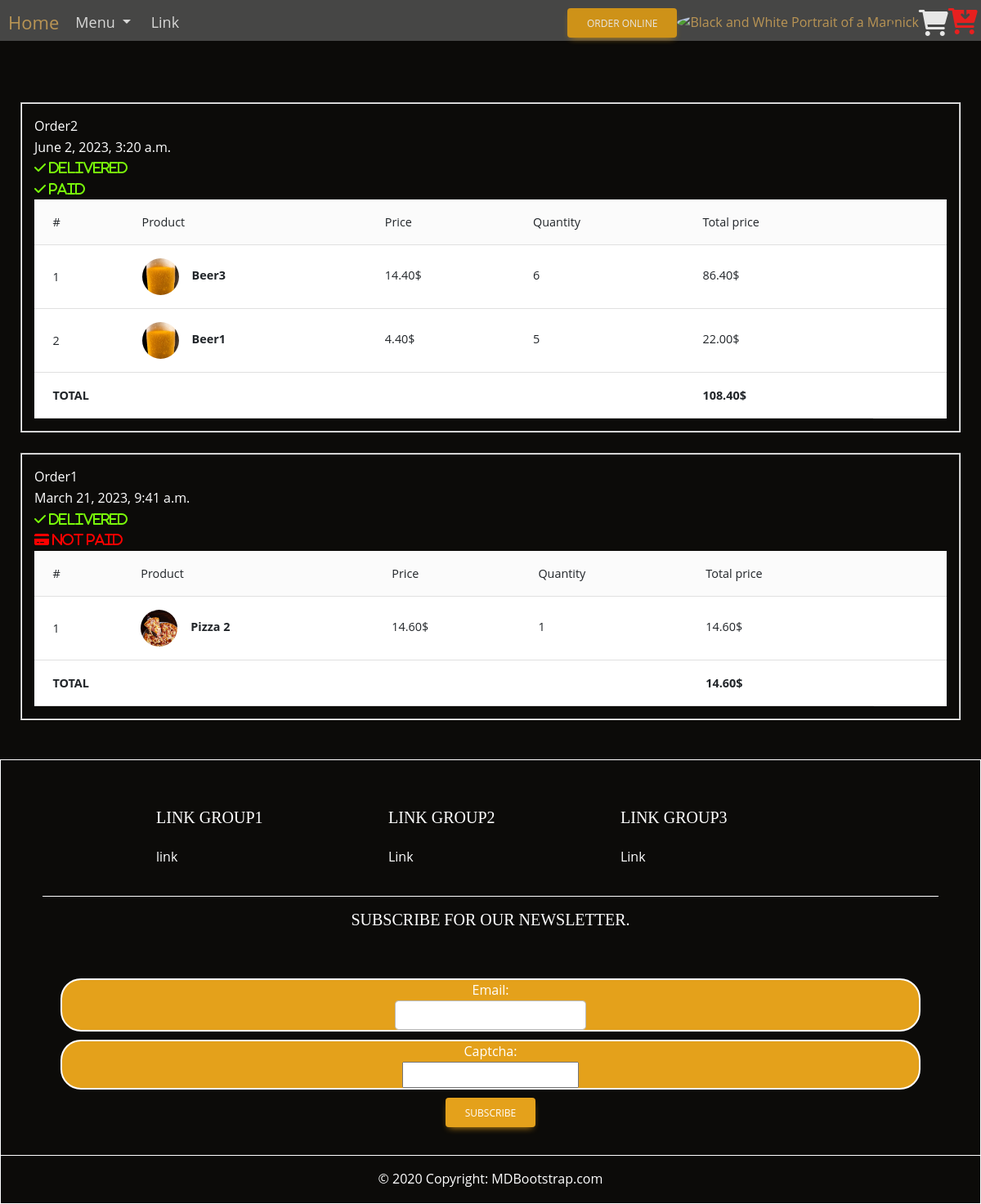
Screenshot of /cart/orders (signed in) with the database file from the repository.
### cart/models.py (models this page shows, shortened)
class Order(models.Model):
    client = models.ForeignKey(User, on_delete=models.SET_NULL, null=True)
    email = models.EmailField(max_length=50)
    address = models.CharField(max_length=250)
    created_at = models.DateTimeField(auto_now_add=True)
    updated_at = models.DateTimeField(auto_now=True)
    is_delivered = models.BooleanField(default=False)
    is_paid = models.BooleanField(default=False)
    def get_total_cost(self):
        return sum(item.get_cost() for item in self.order_items.all())
    class Meta:
        ordering = ('-created_at',)

class OrderItem(models.Model):
    order = models.ForeignKey(Order, related_name='order_items', on_delete=models.CASCADE)
    product = models.ForeignKey(MenuPosition, related_name='products_in_order', on_delete=models.CASCADE)
    price = models.DecimalField(max_digits=10, decimal_places=2)
    quantity = models.PositiveIntegerField()
    def get_cost(self):
        return self.price * self.quantity

### app_sportbar/models.py (models this page shows, shortened)
class MenuPosition(models.Model):
    title = models.CharField(max_length=50)
    description = models.CharField( max_length=150, blank=True)
    price = models.DecimalField( max_digits=5, decimal_places=2)
    category =models.ForeignKey(Category, on_delete=models.CASCADE)
    image = models.ImageField(upload_to='images/%Y/%m/%d', max_length=100, blank=True)

### cart/views.py (the view)
# urls.py: path('orders', OrdersList.as_view(), name='orders_list'),
class OrdersList(ListView):
    model = Order
    def get_queryset(self):
        return Order.objects.filter(client=self.request.user)

### app_sportbar/forms.py
class SubscriptionForm(forms.ModelForm):
    captcha = CaptchaField()
    class Meta:
        model = SubscriptionContact
        fields= ['email']
        widgets = {
            'email':forms.EmailInput(attrs={'id':'form5Example21', 'class':'form-control'}),'captcha':forms.TextInput(attrs={'class':'form-control'})
        }

### app_sportbar/models.py (called while the page is built)
    def get_absolute_url(self):
        return reverse('category', kwargs={'slug': self.slug})

### app_sportbar/templatetags/custom_tags.py (called while the page is built)
@register.inclusion_tag('navbar.html')
def show_navbar(request_user):
    categories = Category.objects.all()
    return {'categories':categories, 'request_user':request_user}

@register.inclusion_tag('app_sportbar/form_template.html')
def show_form(form, button_text, form_action=''):
    return {'form':form, 'button_text':button_text, 'form_action':form_action}

@register.filter
def get_url(form_action_url):
    if form_action_url:
        return reverse(form_action_url)
    else:
        return form_action_url

@register.simple_tag()
def subscription_form():
    return SubscriptionForm()

### cart/templates/cart/order_list.html
{% extends 'base.html' %}
{% block content_base %}
{% for object in object_list %}
<div class="table-responsive" style="border: 2px white groove; margin:25px; padding: 15px;">
    <div class="class="d-flex justify-content-start">
        <div>
            Order{{object.pk}}
        </div>
        <div>
            {{object.created_at}}
        </div>
        <div>
            {% if object.is_delivered %}
            <i class="fas fa-check " style="color: rgb(121, 248, 10);"> Delivered</i>
            {% else %}
            <i class="fas fa-car-side" style="color: red;"> NOT delivered</i>
            {% endif %}
        </div>
        <div>
            {% if object.is_paid %}
            <i class="fas fa-check" style="color: rgb(121, 248, 10);"> Paid</i>
            {% else %}
            <i class="fas fa-credit-card" style="color: red;"> NOT paid</i>
            {% endif %}
        </div>
    </div>
    <table class="table align-middle mb-0 bg-white">
        <thead class="bg-light">
            <tr>
                <th>#</th>
                <th>Product</th>
                <th>Price</th>
                <th>Quantity</th>
                <th>Total price</th>
                <th></th>
            </tr>
        </thead>
        <tbody>
            {% for order_item in object.order_items.all %}
            <tr>
                <td>
                    {{forloop.counter}}
                </td>
                <td>
                    <div class="d-flex align-items-center">
                        <img src="{{order_item.product.image.url}}" alt="" style="width: 45px; height: 45px"
                            class="rounded-circle" />
                        <div class="ms-3">
                            <p class="fw-bold mb-1">{{order_item.product.title}}</p>
                        </div>
                    </div>
                </td>
                <td>
                    <p class="fw-normal mb-1">{{order_item.price}}$</p>
                </td>
                <td>
                    <p class="fw-normal mb-1">{{order_item.quantity}}</p>
                </td>
                <td>
                    <p class="fw-normal mb-1">{{order_item.get_cost}}$</p>
                </td>
                <td>
                </td>
            </tr>
            {% endfor %}
            <tr>
                <td colspan="4">
                    <b>TOTAL</b>
                </td>
                <td><b id="cart_total_cost">{{object.get_total_cost}}$</b></td>
            </tr>
        </tbody>
    </table>
</div>
{% endfor %}
{% endblock content_base %}

### templates/navbar.html (shortened to what this page needs)
<div class="nav">
  <div class="nav-header">
    <div class="nav-title">
      <a href="{% url 'home' %}">Home</a>
    </div>
  </div>
  <div class="nav-links">
    <a class="btn-primary dropdown-toggle" href="#" role="button" id="dropdownMenuLink" data-mdb-toggle="dropdown"
      aria-expanded="false">
      Menu
    </a>
    <a href="">Link</a>
  </div>
  <div id='nav-div-right'>
    <form action="{% url 'categories' %}">
      <button type="submit" class="btn btn-warning">ORDER ONLINE</button>
    </form>
    {% if request_user.is_authenticated %}
    <div class="dropdown">
      <a class="dropdown-toggle d-flex align-items-center hidden-arrow" href="#" id="navbarDropdownMenuAvatar"
        role="button" data-mdb-toggle="dropdown" aria-expanded="false">
        <img src="https://mdbcdn.b-cdn.net/img/new/avatars/2.webp" class="rounded-circle" height="25"
          alt="Black and White Portrait of a Man" loading="lazy">
      {{request_user.username}}</a>
    </div>
      {% endif %}
      <i class="fas fa-shopping-cart fa-2x" id="emptyCart"></i>
      <a href="{% url 'cart:cart_detail' %}" id="notEmptyCart">
        <i class="fas fa-cart-arrow-down fa-2x" style="color: rgb(255, 35, 35);"></i>
      </a>
  </div>
</div>

### app_sportbar/static/app_sportbar/css/style.css (style rules this page uses)
body { font-family: "Open Sans", sans-serif; background: #0c0b09; color: #fff; }
a { color: #cda45e; text-decoration: none; }
.nav { height: 50px; width: 100%; background-color: #4d4d4d; position: fixed; z-index: 19; opacity: 0.9; }
#nav-div-right { flex-grow: 1; text-align: end; display: flex; justify-content: end; align-items: center; }
.nav > .nav-header { display: inline; }
.nav > .nav-header > .nav-title { display: inline-block; font-size: 22px; color: #fff; padding: 10px 10px 10px 10px; }
.nav > .nav-links { display: inline; font-size: 18px; }
.nav > .nav-links > a { display: inline-block; padding: 13px 10px 13px 10px; text-decoration: none; color: #efefef; }

### rows the page displays
Order: pk "2", created_at "June 2, 2023, 3:20 a.m.", is_delivered "Delivered", is_paid "Paid", get_total_cost "108.40"
OrderItem: product.image (picture), product "Beer3", price "14.40", quantity "6", get_cost "86.40"
OrderItem: product.image (picture), product "Beer1", price "4.40", quantity "5", get_cost "22.00"
Order: pk "1", created_at "March 21, 2023, 9:41 a.m.", is_delivered "Delivered", is_paid "NOT paid", get_total_cost "14.60"
OrderItem: product.image (picture), product "Pizza 2", price "14.60", quantity "1", get_cost "14.60"

### other values shown
{{ request_user.username }} "nick"
{{ field.label_tag }} "Email:" "Captcha:"
{{ button_text }} "SUBSCRIBE"
